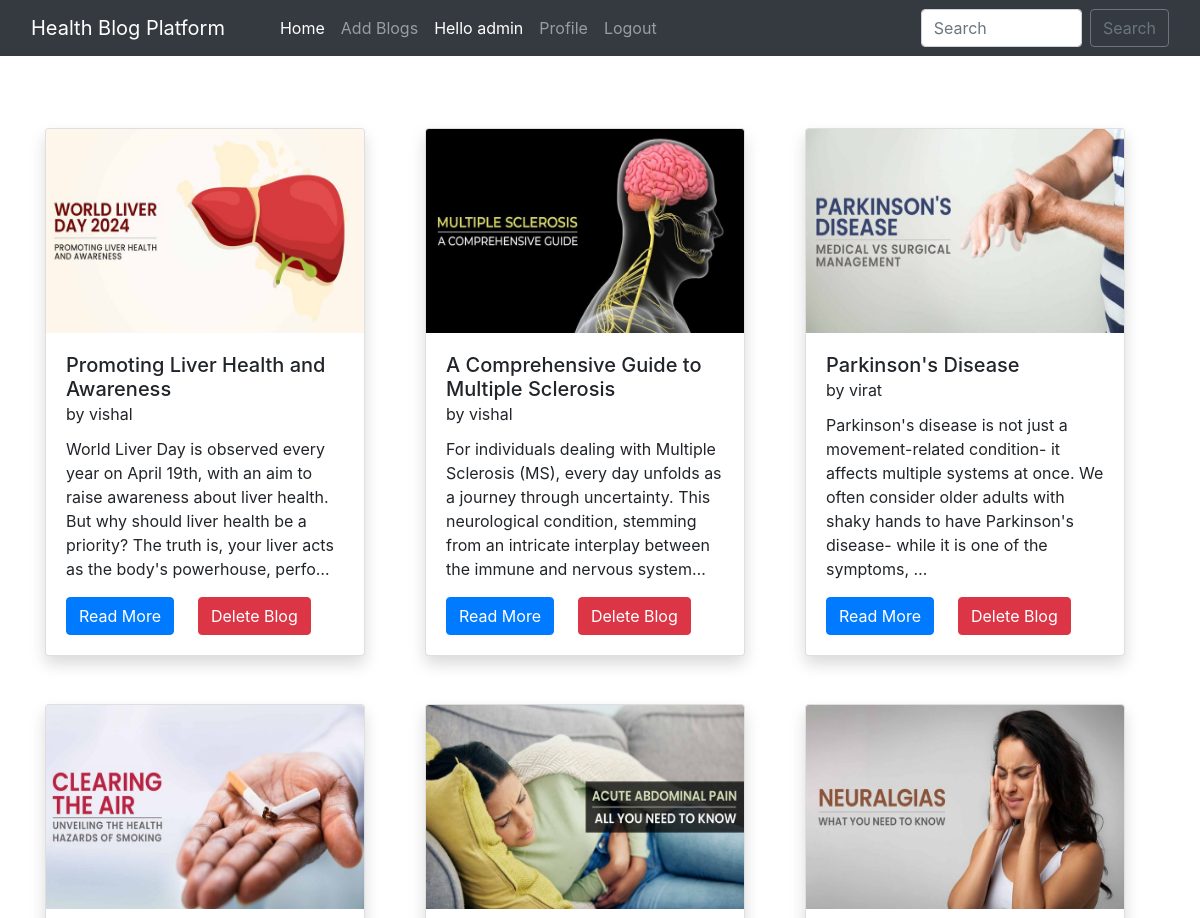
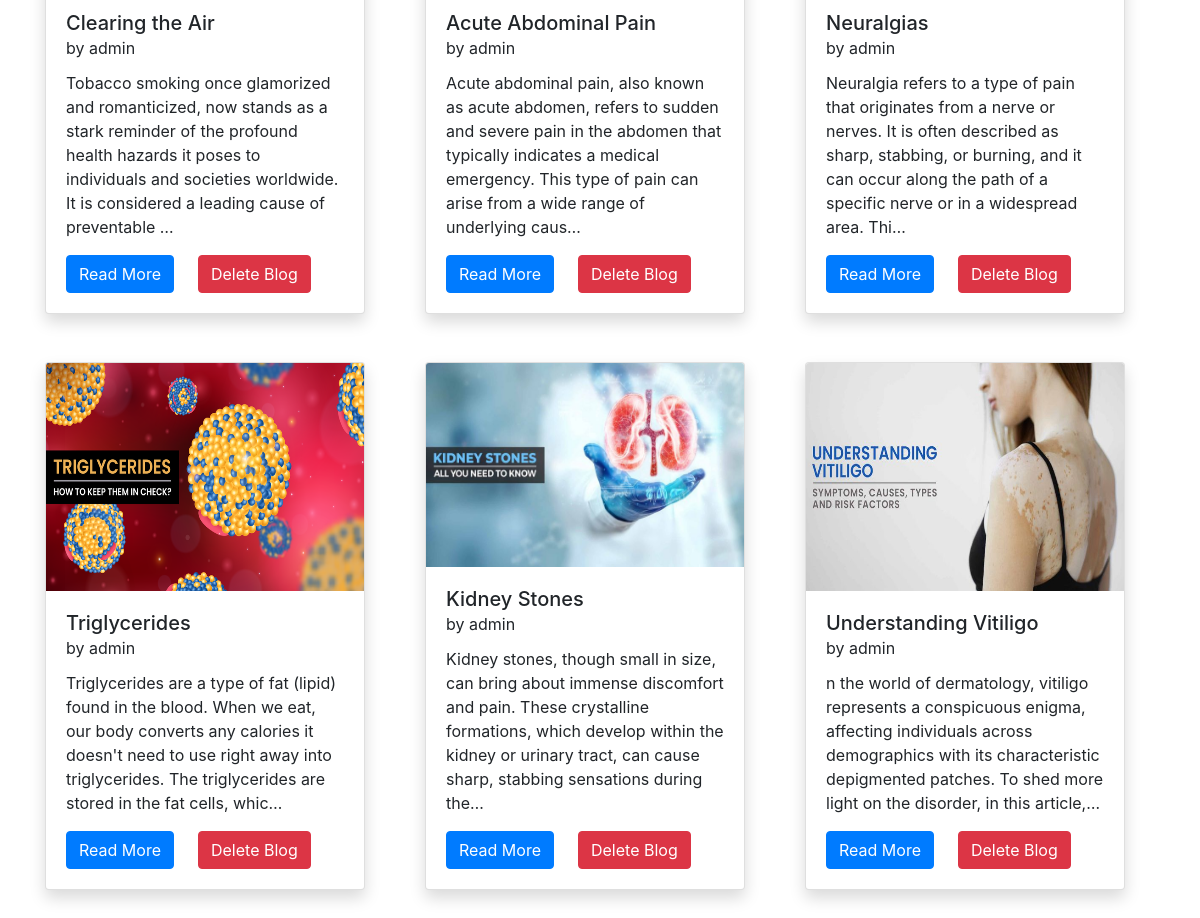
The app's page / (signed in) with its own data (2 pictures, top to bottom).
### home/models.py (models this page shows, shortened)
class BlogPost(models.Model):
    title=models.CharField(max_length=255)
    author= models.ForeignKey(User, on_delete=models.CASCADE)
    slug=models.CharField(max_length=130)
    content=models.TextField()
    image = models.ImageField(upload_to="profile_pics", blank=True, null=True)
    dateTime=models.DateTimeField(auto_now_add=True)

### home/views.py (the view)
# urls.py: path("", views.blogs, name="blogs"),
def blogs(request):
    posts = BlogPost.objects.all()
    posts = BlogPost.objects.filter().order_by('-dateTime')
    return render(request, "blog.html", {'posts':posts})

### home/templates/blog.html (shortened to what this page needs)
{% extends 'base.html' %} {% block title %} Blogs {% endblock %}
{% block homeactive %} active {% endblock %} {% block css %} {% endblock %}
{% block body %}
<div class="container mt-5 mb-3">
  <div class="row">
    {% for post in posts %}
    <div class="col-lg-4 my-4">
      <div class="card shadow" style="width: 20rem; height: 33rem">
        <img
          src="/media/{{post.image}}"
          class="card-img-top"
          alt="..."
          height="250px"
        />
        <div class="card-body">
          <h5 class="card-title">
            {{post.title}} <br /><small>by {{post.author}}</small>
          </h5>
          <p class="card-text">{{post.content|truncatechars:210}}</p>
          <a href="blog/{{post.slug}}" class="btn btn-primary"
            >Read More {% if user.is_superuser %}<a
              href="delete_blog_post/{{post.slug}}/"
              class="btn btn-danger mx-4"
              >Delete Blog</a
            >{% endif %}</a
          >
        </div>
      </div>
    </div>
    {% endfor %}
  </div>
</div>
{% endblock %}

### home/templates/base.html (shortened to what this page needs)
<!DOCTYPE html>
<html lang="en">
  <head>
    <link
      href="//maxcdn.bootstrapcdn.com/bootstrap/4.1.1/css/bootstrap.min.css"
      rel="stylesheet"
      id="bootstrap-css"
    />
    <link
      href="https://cdn.jsdelivr.net/npm/bootstrap@5.0.2/dist/css/bootstrap.min.css"
      rel="stylesheet"
    />
    <link
      rel="stylesheet"
      href="https://maxcdn.bootstrapcdn.com/bootstrap/4.0.0/css/bootstrap.min.css"
    />
  </head>
  <body>
    <nav class="navbar navbar-expand-lg navbar-dark bg-dark sticky-top">
      <div class="container-fluid">
        <a class="navbar-brand" href="#">Health Blog Platform</a>
        <div class="collapse navbar-collapse" id="navbarSupportedContent">
          <div class="container mx-3">
            <ul class="navbar-nav me-auto mb-2 mb-lg-0">
              <li class="nav-item">
                <a
                  class="nav-link {% block homeactive %} {% endblock %}"
                  aria-current="page"
                  href="/"
                  >Home</a
                >
              </li>
              {% if user.is_authenticated %}
              <li class="nav-item">
                <a
                  class="nav-link {% block add_blogs_active %} {% endblock %}"
                  href="/add_blogs/"
                  >Add Blogs</a
                >
              </li>
              <li class="nav-item">
                <a class="nav-link active" href="#">Hello {{request.user}}</a>
              </li>
              <li class="nav-item">
                <a
                  class="nav-link {% block profileactive %} {% endblock %}"
                  href="/profile/"
                  >Profile</a
                >
              </li>
              <li class="nav-item">
                <a class="nav-link" href="/logout/">Logout</a>
              </li>
              {% endif %}
            </ul>
          </div>
          <form class="d-flex" method="POST" action="/search/">
            <input
              class="form-control me-2"
              type="search"
              placeholder="Search"
              name="searched"
              id="searched"
              aria-label="Search"
            />
            <button
              href="/search/"
              class="btn btn-outline-secondary"
              type="submit"
            >
              Search
            </button>
          </form>
        </div>
      </div>
    </nav>
    {% block body %} {% endblock %}
  </body>
</html>

### records on screen
BlogPost: image (picture), title "Promoting Liver Health and Awareness", author "vishal", content "World Liver Day is observed every year on April 19th, with an aim to raise awareness about liver health. But why should liver health be a priority? The truth is, your liver acts as the body's powerhouse, perfo…"
BlogPost: image (picture), title "A Comprehensive Guide to Multiple Sclerosis", author "vishal", content "For individuals dealing with Multiple Sclerosis (MS), every day unfolds as a journey through uncertainty. This neurological condition, stemming from an intricate interplay between the immune and nervous system…"
BlogPost: image (picture), title "Parkinson's Disease", author "virat", content "Parkinson's disease is not just a movement-related condition- it affects multiple systems at once. We often consider older adults with shaky hands to have Parkinson's disease- while it is one of the symptoms, …"
BlogPost: image (picture), title "Clearing the Air", author "admin", content "Tobacco smoking once glamorized and romanticized, now stands as a stark reminder of the profound health hazards it poses to individuals and societies worldwide. It is considered a leading cause of preventable …"
BlogPost: image (picture), title "Acute Abdominal Pain", author "admin", content "Acute abdominal pain, also known as acute abdomen, refers to sudden and severe pain in the abdomen that typically indicates a medical emergency. This type of pain can arise from a wide range of underlying caus…"
BlogPost: image (picture), title "Neuralgias", author "admin", content "Neuralgia refers to a type of pain that originates from a nerve or nerves. It is often described as sharp, stabbing, or burning, and it can occur along the path of a specific nerve or in a widespread area. Thi…"
BlogPost: image (picture), title "Triglycerides", author "admin", content "Triglycerides are a type of fat (lipid) found in the blood. When we eat, our body converts any calories it doesn't need to use right away into triglycerides. The triglycerides are stored in the fat cells, whic…"
BlogPost: image (picture), title "Kidney Stones", author "admin", content "Kidney stones, though small in size, can bring about immense discomfort and pain. These crystalline formations, which develop within the kidney or urinary tract, can cause sharp, stabbing sensations during the…"
BlogPost: image (picture), title "Understanding Vitiligo", author "admin", content "n the world of dermatology, vitiligo represents a conspicuous enigma, affecting individuals across demographics with its characteristic depigmented patches. To shed more light on the disorder, in this article,…"

### other values on screen
{{ request.user }} "admin"
